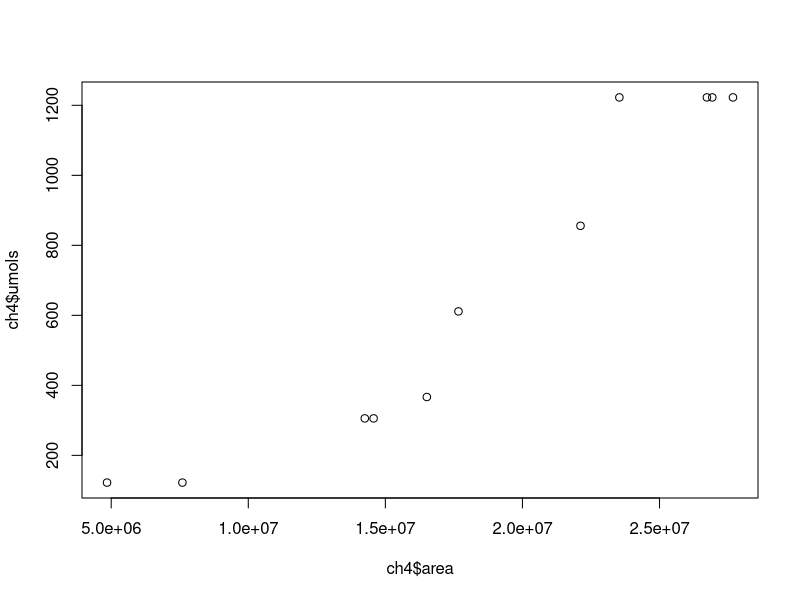
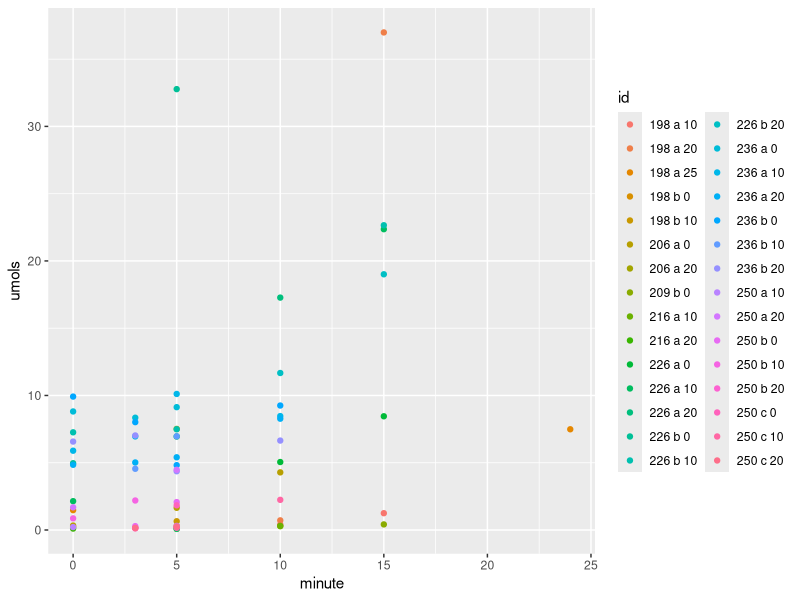

Recreate these plots in R, in order. (Note: this script raises an error after producing the figures.)
#setwd("C:/Users/Jeff/Documents/R/DATA")
setwd("C:/Users/jeffatkins81/Google Drive/R/DATA")

#this loads the table header=true tells it that there is a header line that provides column names

methane <- read.csv("methane_raw_data_revised.csv", header=TRUE, fill=TRUE)

#structuring data
methane$distance <- as.factor(methane$distance)
methane$date <- as.Date(methane$date, format = "%m/%d/%Y")

#Methane standard curve from GC
volume <- c(0.1, 0.1, 0.25, 0.25, 0.3, 0.5, 0.7,1, 1,1,1)
area <- c(4848052,7597310,14249390,14571654,16513161,17666470,22118032,23536344,26729032,26925110,27679382)

ch4 <- data.frame(volume, area)


#coef(ch4.lm)

#24451.219 = molar density of methane in micromoles per liter
#0.05 is the percent of the standard volume that was methane (5% standard)
ch4$umols <- ((24451.219) * ((ch4$volume)*0.05))

#Calculationg molar equation for chromatograph area
ch4.lm <- lm(data=ch4,umols ~ area + 0)
summary(ch4.lm)

XX <- coef(ch4.lm)

plot(ch4$area, ch4$umols)


########################
methane <-na.omit(methane)
methane$umols <-methane$area * XX
methane_sort <- methane[order(methane$date, methane$transect, methane$distance, methane$minute),]

meth <- subset(methane_sort, select = -c(note))

#making a unique plot id based on converting date to julian day and using transect and distance
library(lubridate)
library(reshape)
meth$jd <- yday(meth$date)
meth$x <- substr(meth$transect,1,1)

meth$id <-paste(meth$jd,meth$x,as.character(meth$distance))
meth$id <- as.factor(meth$id)

#lm(data=meth, umols ~ minute, subset=id)



by(meth, meth[,"id"],
   function(x) lm(umols ~ minute, data = x))

                # trying lmList
library(nlme)

meth.list <- lmList(umols ~ minute | id,data=meth)
df.meth.list1 <-coef(meth.list)     #converting this to list
meth.summary <- summary(meth.list)
#by(meth, meth[,"id"],
#   function(x) plot(meth, tmp$minute, tmp$umols))

## now suppose we want to extract the coefficients by group
tmp <- with(meth,
            by(meth,id,
               function(x) lm(umols ~ minute, data = x)))
         
lm.fit.meth <- lapply(tmp, coef)
lm.sum.meth <- lapply(tmp, summary)

#trying to unpack the list from lm.fit.meth into a dataframe
df.meth <- data.frame(matrix(unlist(lm.fit.meth), byrow=F))
do.call(rbind.data.frame, lm.fit.meth)



df.meth.lm <- data.frame(t(sapply(lm.fit.meth,c)))
df.meth.lm <- cbind(id = rownames(df.meth.lm), df.meth.lm)
df.meth.lm

df.meth.lm <-rename(df.meth.lm, c("minute" = "slope"))

df.meth.lm$ch4.flux <- (df.meth.lm$slope / 0.070544) * 16.66666667

df.meth.lm.sum <- data.frame(t(sapply(lm.sum.meth,c)))

write.csv(df.meth.lm, file="meth_lm_output_revised.csv", row.names=TRUE)

#chamberarea <- 0.0705445 #meters squared this is the footprint of the chamber


library(ggplot2)
makeScatterplots <- function(dataframe,x.variable, y.variable, my.factor){
  print(ggplot(dataframe, aes_string(x=x.variable,y= y.variable, 
                                     group=my.factor, colour=my.factor)) + geom_point())  
}

makeScatterplots(meth, "minute","umols", "id")

makeScatterplots2 <- function(dataframe,x.variable, y.variable, my.factor){
  gg<-expand.grid(x.variable,y.variable,my.factor)
  gg<-data.frame(lapply(gg, as.character), stringsAsFactors=FALSE)
  apply(gg,1,function(x) ggplot(data,aes_string(x=x[1],y=x[2],color=x[3]))+geom_point())
}

makeScatterplots2(meth, "minute","umols", "id")


df1 <- subset(meth, meth$id=="198 a 0")
p.198.a.0<- ggplot(df1, aes(x=minute, y=umols))+
  geom_point()

p.198.a.0


df2 <- subset(meth, meth$id=="198 a 10")
p.198.a.10<- ggplot(df2, aes(x=minute, y=umols))+
  geom_point()

p.198.a.10


df3 <- subset(meth, meth$id=="198 a 20")
p.198.a.20<- ggplot(df3, aes(x=minute, y=umols))+
  geom_point()

p.198.a.20

df4 <- subset(meth, meth$id=="198 b 10")
p.198.b.10<- ggplot(df4, aes(x=minute, y=umols))+
  geom_point()

p.198.b.10

df5 <- subset(meth, meth$id=="206 a 0")
p.206.a.0<- ggplot(df5, aes(x=minute, y=umols))+
  geom_point()
p.206.a.0

df6 <- subset(meth, meth$id=="206 a 20")
p.206.a.20<- ggplot(df6, aes(x=minute, y=umols))+
  geom_point()
p.206.a.20


p.all<- ggplot(meth, aes(x=minute, y=umols))+
  geom_point()+
  geom_smooth(method=lm)+
  facet_grid(id~.)
